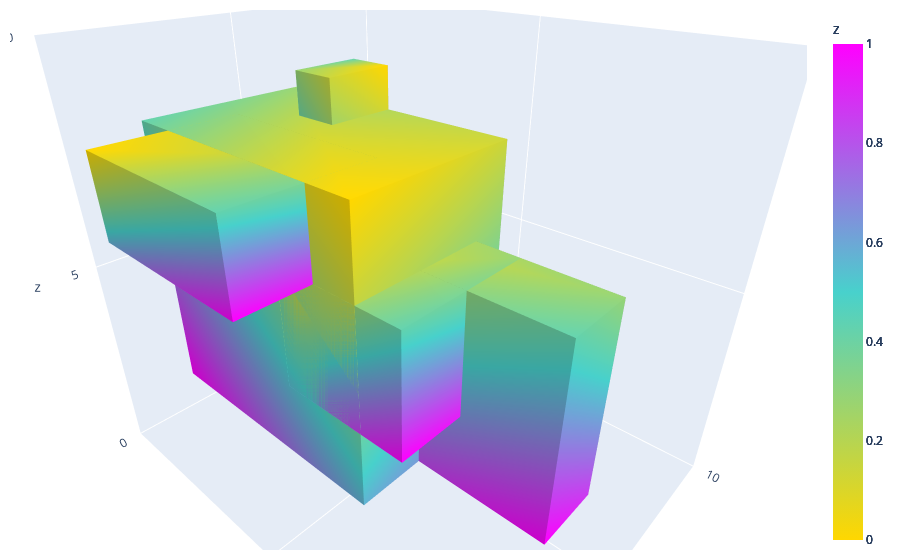

The notebook cell saved with this chart:
### Code cell
def add_mesh_3d(fig, coordinates: np.array):
    fig.add_trace(
        go.Mesh3d(
            # 8 vertices of a cube
            x=coordinates[0],
            y=coordinates[1],
            z=coordinates[2],
            colorbar_title='z',
            colorscale=[[0, 'gold'],
                        [0.5, 'mediumturquoise'],
                        [1, 'magenta']],
            # Intensity of each vertex, which will be interpolated and color-coded
            intensity = np.linspace(0, 1, 8, endpoint=True),
            # i, j and k give the vertices of triangles
            i = [7, 0, 0, 0, 4, 4, 6, 6, 4, 0, 3, 2],
            j = [3, 4, 1, 2, 5, 6, 5, 2, 0, 1, 6, 3],
            k = [0, 7, 2, 3, 6, 7, 1, 1, 5, 5, 7, 6],
            name='y',
            flatshading=True
        )
    )
    
fig = go.Figure()

for box in list(boxes.values()):
    add_mesh_3d(fig, box)

fig.update_layout(
    scene = {
        "xaxis": {
            "nticks": 4, 
            "range": [0,10],
        },
        "yaxis": {
            "nticks": 4, 
            "range": [0, 10],
        },
        "zaxis": {
            "nticks": 4, 
            "range": [0,10],
        },
    },
    width=700,
    margin=dict(r=20, l=10, b=10, t=10))

fig.show()

### Figure 1 — Plotly figure (JSON) as saved in the notebook; plotly's stock layout.template omitted (floating-point values rounded to 4 significant figures)
{"data": [{"colorbar": {"title": {"text": "z"}}, "colorscale": [[0, "gold"], [0.5, "mediumturquoise"], [1, "magenta"]], "flatshading": true, "i": [7, 0, 0, 0, 4, 4, 6, 6, 4, 0, 3, 2], "intensity": [0, 0.1429, 0.2857, 0.4286, 0.5714, 0.7143, 0.8571, 1], "j": [3, 4, 1, 2, 5, 6, 5, 2, 0, 1, 6, 3], "k": [0, 7, 2, 3, 6, 7, 1, 1, 5, 5, 7, 6], "name": "y", "type": "mesh3d", "x": [6, 6, 0, 0, 6, 6, 0, 0], "y": [2, 7, 7, 2, 2, 7, 7, 2], "z": [8, 8, 8, 8, 1, 1, 1, 1]}, {"colorbar": {"title": {"text": "z"}}, "colorscale": [[0, "gold"], [0.5, "mediumturquoise"], [1, "magenta"]], "flatshading": true, "i": [7, 0, 0, 0, 4, 4, 6, 6, 4, 0, 3, 2], "intensity": [0, 0.1429, 0.2857, 0.4286, 0.5714, 0.7143, 0.8571, 1], "j": [3, 4, 1, 2, 5, 6, 5, 2, 0, 1, 6, 3], "k": [0, 7, 2, 3, 6, 7, 1, 1, 5, 5, 7, 6], "name": "y", "type": "mesh3d", "x": [4, 4, 7, 7, 4, 4, 7, 7], "y": [2, 6, 6, 2, 2, 6, 6, 2], "z": [6, 6, 6, 6, 3, 3, 3, 3]}, {"colorbar": {"title": {"text": "z"}}, "colorscale": [[0, "gold"], [0.5, "mediumturquoise"], [1, "magenta"]], "flatshading": true, "i": [7, 0, 0, 0, 4, 4, 6, 6, 4, 0, 3, 2], "intensity": [0, 0.1429, 0.2857, 0.4286, 0.5714, 0.7143, 0.8571, 1], "j": [3, 4, 1, 2, 5, 6, 5, 2, 0, 1, 6, 3], "k": [0, 7, 2, 3, 6, 7, 1, 1, 5, 5, 7, 6], "name": "y", "type": "mesh3d", "x": [2, 2, 9, 9, 2, 2, 9, 9], "y": [4, 6, 6, 4, 4, 6, 6, 4], "z": [6, 6, 6, 6, 1, 1, 1, 1]}, {"colorbar": {"title": {"text": "z"}}, "colorscale": [[0, "gold"], [0.5, "mediumturquoise"], [1, "magenta"]], "flatshading": true, "i": [7, 0, 0, 0, 4, 4, 6, 6, 4, 0, 3, 2], "intensity": [0, 0.1429, 0.2857, 0.4286, 0.5714, 0.7143, 0.8571, 1], "j": [3, 4, 1, 2, 5, 6, 5, 2, 0, 1, 6, 3], "k": [0, 7, 2, 3, 6, 7, 1, 1, 5, 5, 7, 6], "name": "y", "type": "mesh3d", "x": [1, 1, 5, 5, 1, 1, 5, 5], "y": [0, 4, 4, 0, 0, 4, 4, 0], "z": [8, 8, 8, 8, 6, 6, 6, 6]}, {"colorbar": {"title": {"text": "z"}}, "colorscale": [[0, "gold"], [0.5, "mediumturquoise"], [1, "magenta"]], "flatshading": true, "i": [7, 0, 0, 0, 4, 4, 6, 6, 4, 0, 3, 2], "intensity": [0, 0.1429, 0.2857, 0.4286, 0.5714, 0.7143, 0.8571, 1], "j": [3, 4, 1, 2, 5, 6, 5, 2, 0, 1, 6, 3], "k": [0, 7, 2, 3, 6, 7, 1, 1, 5, 5, 7, 6], "name": "y", "type": "mesh3d", "x": [3, 3, 2, 2, 3, 3, 2, 2], "y": [7, 5, 5, 7, 7, 5, 5, 7], "z": [9, 9, 9, 9, 4, 4, 4, 4]}], "layout": {"autosize": true, "margin": {"b": 10, "l": 10, "r": 20, "t": 10}, "scene": {"aspectmode": "auto", "aspectratio": {"x": 1.131, "y": 0.8796, "z": 1.005}, "camera": {"center": {"x": 0, "y": 0, "z": 0}, "eye": {"x": 0.8469, "y": -0.9206, "z": 0.7064}, "projection": {"type": "perspective"}, "up": {"x": 0, "y": 0, "z": 1}}, "xaxis": {"nticks": 4, "range": [0, 10], "type": "linear"}, "yaxis": {"nticks": 4, "range": [0, 10], "type": "linear"}, "zaxis": {"nticks": 4, "range": [0, 10], "type": "linear"}}}}
